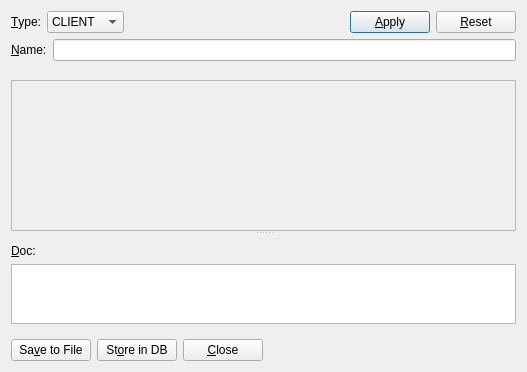
<?xml version="1.0" encoding="UTF-8"?>
<ui version="4.0">
 <class>DataSourceDlg</class>
 <widget class="QDialog" name="DataSourceDlg">
  <property name="geometry">
   <rect>
    <x>0</x>
    <y>0</y>
    <width>527</width>
    <height>372</height>
   </rect>
  </property>
  <property name="windowTitle">
   <string>DataSource</string>
  </property>
  <layout class="QGridLayout" name="gridLayout_2">
   <item row="0" column="0">
    <layout class="QVBoxLayout" name="verticalLayout">
     <item>
      <layout class="QHBoxLayout" name="horizontalLayout">
       <item>
        <widget class="QLabel" name="typeLabel">
         <property name="text">
          <string>&amp;Type:</string>
         </property>
         <property name="buddy">
          <cstring>typeComboBox</cstring>
         </property>
        </widget>
       </item>
       <item>
        <widget class="QComboBox" name="typeComboBox">
         <item>
          <property name="text">
           <string>CLIENT</string>
          </property>
         </item>
         <item>
          <property name="text">
           <string>TANGO</string>
          </property>
         </item>
         <item>
          <property name="text">
           <string>DB</string>
          </property>
         </item>
         <item>
          <property name="text">
           <string>PYEVAL</string>
          </property>
         </item>
        </widget>
       </item>
       <item>
        <spacer name="horizontalSpacer_2">
         <property name="orientation">
          <enum>Qt::Horizontal</enum>
         </property>
         <property name="sizeHint" stdset="0">
          <size>
           <width>40</width>
           <height>20</height>
          </size>
         </property>
        </spacer>
       </item>
       <item>
        <widget class="QPushButton" name="applyPushButton">
         <property name="text">
          <string>&amp;Apply</string>
         </property>
        </widget>
       </item>
       <item>
        <widget class="QPushButton" name="resetPushButton">
         <property name="text">
          <string>&amp;Reset</string>
         </property>
        </widget>
       </item>
      </layout>
     </item>
     <item>
      <widget class="QFrame" name="nameFrame">
       <property name="frameShape">
        <enum>QFrame::NoFrame</enum>
       </property>
       <property name="frameShadow">
        <enum>QFrame::Raised</enum>
       </property>
       <layout class="QFormLayout" name="formLayout_3">
        <property name="horizontalSpacing">
         <number>0</number>
        </property>
        <property name="verticalSpacing">
         <number>0</number>
        </property>
        <property name="leftMargin">
         <number>0</number>
        </property>
        <property name="topMargin">
         <number>0</number>
        </property>
        <property name="rightMargin">
         <number>0</number>
        </property>
        <property name="bottomMargin">
         <number>0</number>
        </property>
        <item row="0" column="1">
         <layout class="QHBoxLayout" name="horizontalLayout_7">
          <item>
           <widget class="QLabel" name="nameLabel">
            <property name="text">
             <string>&amp;Name:  </string>
            </property>
            <property name="buddy">
             <cstring>nameLineEdit</cstring>
            </property>
           </widget>
          </item>
          <item>
           <widget class="QLineEdit" name="nameLineEdit"/>
          </item>
         </layout>
        </item>
       </layout>
      </widget>
     </item>
     <item>
      <spacer name="verticalSpacer_4">
       <property name="orientation">
        <enum>Qt::Vertical</enum>
       </property>
       <property name="sizeType">
        <enum>QSizePolicy::Maximum</enum>
       </property>
       <property name="sizeHint" stdset="0">
        <size>
         <width>20</width>
         <height>13</height>
        </size>
       </property>
      </spacer>
     </item>
     <item>
      <widget class="QSplitter" name="splitter">
       <property name="sizePolicy">
        <sizepolicy hsizetype="Preferred" vsizetype="Expanding">
         <horstretch>0</horstretch>
         <verstretch>0</verstretch>
        </sizepolicy>
       </property>
       <property name="orientation">
        <enum>Qt::Vertical</enum>
       </property>
       <widget class="QFrame" name="dsFrame">
        <property name="enabled">
         <bool>true</bool>
        </property>
        <property name="sizePolicy">
         <sizepolicy hsizetype="Preferred" vsizetype="Preferred">
          <horstretch>0</horstretch>
          <verstretch>10</verstretch>
         </sizepolicy>
        </property>
        <property name="frameShape">
         <enum>QFrame::StyledPanel</enum>
        </property>
        <property name="frameShadow">
         <enum>QFrame::Raised</enum>
        </property>
       </widget>
       <widget class="QFrame" name="docFrame">
        <property name="maximumSize">
         <size>
          <width>16777215</width>
          <height>100</height>
         </size>
        </property>
        <property name="frameShape">
         <enum>QFrame::NoFrame</enum>
        </property>
        <property name="frameShadow">
         <enum>QFrame::Raised</enum>
        </property>
        <layout class="QGridLayout" name="gridLayout_5">
         <property name="leftMargin">
          <number>0</number>
         </property>
         <property name="rightMargin">
          <number>0</number>
         </property>
         <item row="0" column="0">
          <layout class="QVBoxLayout" name="verticalLayout_2">
           <item>
            <widget class="QLabel" name="docLabel">
             <property name="sizePolicy">
              <sizepolicy hsizetype="Preferred" vsizetype="Preferred">
               <horstretch>0</horstretch>
               <verstretch>0</verstretch>
              </sizepolicy>
             </property>
             <property name="maximumSize">
              <size>
               <width>16777215</width>
               <height>20</height>
              </size>
             </property>
             <property name="text">
              <string>&amp;Doc:</string>
             </property>
             <property name="buddy">
              <cstring>docTextEdit</cstring>
             </property>
            </widget>
           </item>
           <item>
            <widget class="QTextEdit" name="docTextEdit">
             <property name="sizePolicy">
              <sizepolicy hsizetype="Expanding" vsizetype="Preferred">
               <horstretch>0</horstretch>
               <verstretch>0</verstretch>
              </sizepolicy>
             </property>
             <property name="maximumSize">
              <size>
               <width>16777215</width>
               <height>60</height>
              </size>
             </property>
            </widget>
           </item>
          </layout>
         </item>
        </layout>
       </widget>
      </widget>
     </item>
     <item>
      <widget class="QFrame" name="closeSaveFrame">
       <property name="frameShape">
        <enum>QFrame::NoFrame</enum>
       </property>
       <property name="frameShadow">
        <enum>QFrame::Raised</enum>
       </property>
       <layout class="QGridLayout" name="gridLayout">
        <property name="leftMargin">
         <number>0</number>
        </property>
        <property name="topMargin">
         <number>0</number>
        </property>
        <property name="rightMargin">
         <number>0</number>
        </property>
        <property name="bottomMargin">
         <number>0</number>
        </property>
        <item row="0" column="0">
         <layout class="QHBoxLayout" name="horizontalLayout_5">
          <item>
           <widget class="QPushButton" name="savePushButton">
            <property name="text">
             <string>Sa&amp;ve to File</string>
            </property>
           </widget>
          </item>
          <item>
           <widget class="QPushButton" name="storePushButton">
            <property name="text">
             <string>St&amp;ore in DB</string>
            </property>
           </widget>
          </item>
          <item>
           <widget class="QPushButton" name="closePushButton">
            <property name="text">
             <string>&amp;Close</string>
            </property>
           </widget>
          </item>
          <item>
           <spacer name="horizontalSpacer">
            <property name="orientation">
             <enum>Qt::Horizontal</enum>
            </property>
            <property name="sizeHint" stdset="0">
             <size>
              <width>40</width>
              <height>20</height>
             </size>
            </property>
           </spacer>
          </item>
         </layout>
        </item>
       </layout>
      </widget>
     </item>
    </layout>
   </item>
  </layout>
 </widget>
 <tabstops>
  <tabstop>typeComboBox</tabstop>
  <tabstop>nameLineEdit</tabstop>
  <tabstop>docTextEdit</tabstop>
  <tabstop>savePushButton</tabstop>
  <tabstop>storePushButton</tabstop>
  <tabstop>closePushButton</tabstop>
  <tabstop>applyPushButton</tabstop>
  <tabstop>resetPushButton</tabstop>
 </tabstops>
 <resources/>
 <connections/>
</ui>
